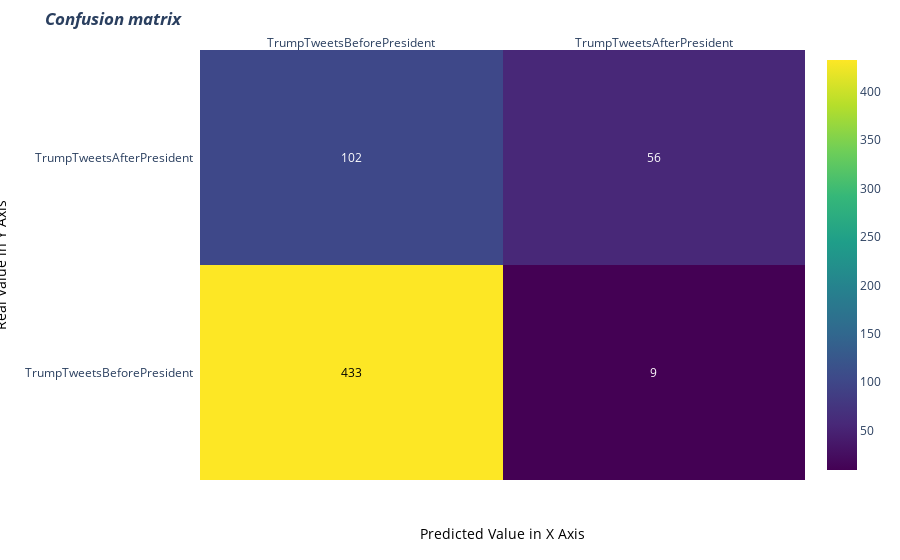

Notebook code for this chart:
### Code cell
import plotly.figure_factory as ff
from sklearn.metrics import confusion_matrix

z = confusion_matrix(y_test, y_pred_svm_3_1)

label_x = ['TrumpTweetsBeforePresident', 'TrumpTweetsAfterPresident']
label_y = ['TrumpTweetsBeforePresident', 'TrumpTweetsAfterPresident']

# change each element of z to type string for annotations
z_text = [[str(y) for y in label_x] for label_x in z]

# set up figure
fig = ff.create_annotated_heatmap(z, x=label_x, y=label_y, annotation_text=z_text, colorscale='Viridis')

# add title
fig.update_layout(title_text='<i><b>Confusion matrix</b></i>',
                  )

# add custom xaxis title
fig.add_annotation(dict(font=dict(color="black",size=14),
                        x=0.5,
                        y=-0.15,
                        showarrow=False,
                        text="Predicted Value in X Axis",
                        xref="paper",
                        yref="paper"))

# add custom yaxis title
fig.add_annotation(dict(font=dict(color="black",size=14),
                        x=-0.35,
                        y=0.5,
                        showarrow=False,
                        text="Real Value in Y Axis",
                        textangle=-90,
                        xref="paper",
                        yref="paper"))

# adjust margins to make room for yaxis title
fig.update_layout(margin=dict(t=50, l=200))

# add colorbar
fig['data'][0]['showscale'] = True
fig.show()

### Figure 1 — Plotly figure (JSON) as saved in the notebook; plotly's stock layout.template omitted (floating-point values rounded to 4 significant figures)
{"data": [{"colorscale": [[0, "#440154"], [0.1111, "#482878"], [0.2222, "#3e4989"], [0.3333, "#31688e"], [0.4444, "#26828e"], [0.5556, "#1f9e89"], [0.6667, "#35b779"], [0.7778, "#6ece58"], [0.8889, "#b5de2b"], [1, "#fde725"]], "reversescale": false, "showscale": true, "type": "heatmap", "x": ["TrumpTweetsBeforePresident", "TrumpTweetsAfterPresident"], "y": ["TrumpTweetsBeforePresident", "TrumpTweetsAfterPresident"], "z": [[433, 9], [102, 56]]}], "layout": {"annotations": [{"font": {"color": "#000000"}, "showarrow": false, "text": "433", "x": "TrumpTweetsBeforePresident", "xref": "x", "y": "TrumpTweetsBeforePresident", "yref": "y"}, {"font": {"color": "#FFFFFF"}, "showarrow": false, "text": "9", "x": "TrumpTweetsAfterPresident", "xref": "x", "y": "TrumpTweetsBeforePresident", "yref": "y"}, {"font": {"color": "#FFFFFF"}, "showarrow": false, "text": "102", "x": "TrumpTweetsBeforePresident", "xref": "x", "y": "TrumpTweetsAfterPresident", "yref": "y"}, {"font": {"color": "#FFFFFF"}, "showarrow": false, "text": "56", "x": "TrumpTweetsAfterPresident", "xref": "x", "y": "TrumpTweetsAfterPresident", "yref": "y"}, {"font": {"color": "black", "size": 14}, "showarrow": false, "text": "Predicted Value in X Axis", "x": 0.5, "xref": "paper", "y": -0.15, "yref": "paper"}, {"font": {"color": "black", "size": 14}, "showarrow": false, "text": "Real Value in Y Axis", "textangle": -90, "x": -0.35, "xref": "paper", "y": 0.5, "yref": "paper"}], "margin": {"l": 200, "t": 50}, "title": {"text": "<i><b>Confusion matrix</b></i>"}, "xaxis": {"dtick": 1, "gridcolor": "rgb(0, 0, 0)", "side": "top", "ticks": ""}, "yaxis": {"dtick": 1, "ticks": "", "ticksuffix": "  "}}}
